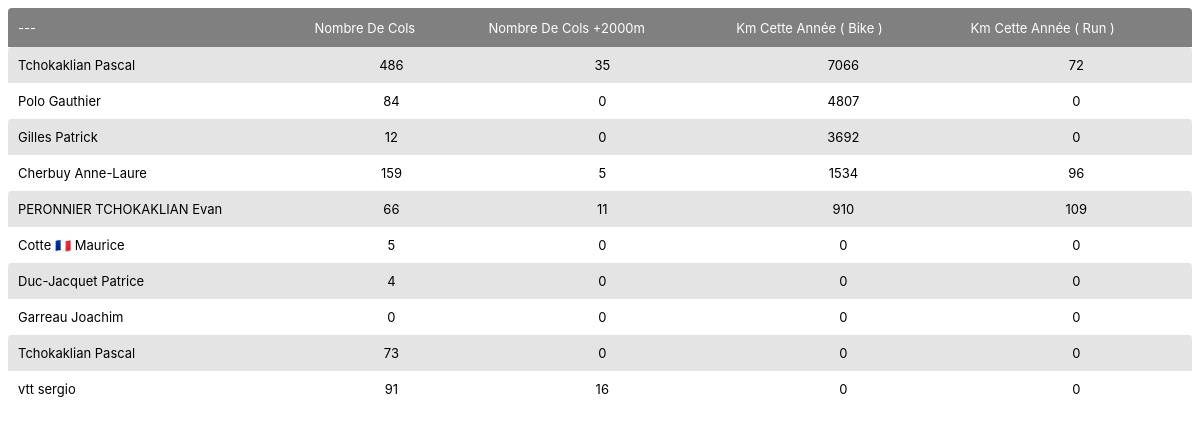
/stat_list/, run on an earlier commit of the app's database.
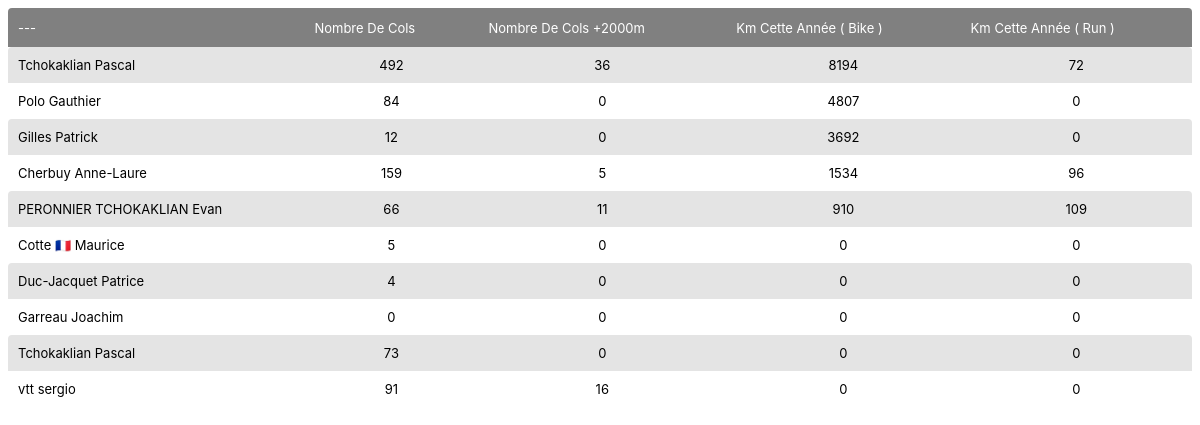
And on a later commit of the database.
### myapp/models.py (models this page shows, shortened)
class User_dashboard(models.Model):
	id = models.IntegerField(auto_created=True,  primary_key=True)
	strava_user_id = models.IntegerField(null=True)
	col_count = models.IntegerField(null=True)
	col2000_count = models.IntegerField(null=True)
	bike_year_km  = models.IntegerField(null=True)
	run_year_km  = models.IntegerField(null=True)
	km4s = models.IntegerField(null=True)
	den4s = models.IntegerField(null=True)
	def get_nom_prenom(self):
		ret = 'Not Found'
		if self.strava_user_id != None:
			all_strava_user=Strava_user.objects.filter(strava_user_id = self.strava_user_id)
			strava_user = all_strava_user[0].strava_user
			authuserlist = User.objects.filter(username=strava_user)
			ret = authuserlist[0].last_name + ' ' + authuserlist[0].first_name
		return ret

class Strava_user(models.Model):
	id = models.IntegerField(auto_created=True,  primary_key=True)
	strava_user_id = models.IntegerField(null=True)
	strava_user = models.CharField(max_length=100, default="-")
	first_name = models.CharField(max_length=100, default="-")
	last_name = models.CharField(max_length=100, default="-")
	token_type = models.CharField(max_length=100, default="-")
	access_token = models.CharField(max_length=100, default="-")
	refresh_token = models.CharField(max_length=100, default="-")
	expire_at = models.IntegerField(null=True)
	city = models.CharField(max_length=50, null=True)
	country = models.CharField(max_length=50, null=True)
	sex = models.CharField(max_length=100, null=True)

### myapp/views.py (the view)
# urls.py: path('stat_list/',StatListView.as_view(), name = 'stat_list'),
class StatListView(MobileTemplateMixin, generic.ListView):
    model = User_dashboard
    context_object_name = 'stat_list'               # your own name for the list as a template
    template_name = "stat_list.html"                # Specify your own template name/location
    def get_queryset(self):
        qsOk = User_dashboard.objects.all().order_by('-bike_year_km')
        return qsOk

### myapp/views.py (called while the page is built)
def is_mobile_user_agent(request):
    ua = getattr(request, "user_agent", None)
    if ua is not None:
        return ua.is_mobile or ua.is_tablet
    ua_string = request.META.get("HTTP_USER_AGENT", "").lower()
    return any(tok in ua_string for tok in ("mobile", "android", "iphone", "ipad", "phone", "blackberry", "windows phone"))

    def is_mobile(self):
        if getattr(self, "force_mobile", False):
            return True
        if self.kwargs.get("force_mobile"):
            return True
        return is_mobile_user_agent(self.request)

    def get_template_names(self):
        names = super().get_template_names()
        if self.is_mobile():
            mobile_names = [self._mobile_template_name(name) for name in names]
            return mobile_names + names
        return names

    def get_context_data(self, **kwargs):
        context = super().get_context_data(**kwargs)
        if self.is_mobile() and getattr(self, "context_object_name", None):
            mobile_key = f"m_{self.context_object_name}"
            context.setdefault(mobile_key, context.get(self.context_object_name))
        return context

### myapp/templates/stat_list.html (shortened to what this page needs)
<!doctype html>
<html lang="en">
<head>
    {% load static %}
    <link rel="stylesheet" href="{% static 'css/grid.css' %}">
</head>
<body>
{% block content %}
  {% if stat_list %}
  <font size="2" face="verdana" >
  <table id = "myTable" width="100%" class="sortable n-last" >
    <thead>
      <tr>
        <th>---</th>
        <th >Nombre de Cols</th>
        <th>Nombre de Cols +2000m</th>
        <th>Km cette année ( bike )</th>
        <th>Km cette année ( run )</th>
      </tr>
    </thead>
    <tbody>
    {% for stat in stat_list %}
      {% if stat.get_nom_prenom != "Not Found" %}
      <tr>
        <td align="left">
          {{stat.get_nom_prenom }}
        </td>
        <td align="center">
          {{stat.col_count }}
        </td>
        <td align="center">
          {{stat.col2000_count }}
        </td>
        <td align="center">
          {{stat.bike_year_km }}
         </td>
        <td align="center">
          {{stat.run_year_km }}
        </td>
      </tr>
    {% endif %}
    {% endfor %}
  </tbody>
  </table>
  </font>
  {% else %}
    <p>There is no Stats in the Database.</p>
  {% endif %}
{% endblock %}
</body>
</html>

### myapp/static/css/grid.css (style rules this page uses)
.sortable thead th:not(.no-sort) { cursor: pointer; }
.sortable thead th:not(.no-sort)::after, .sortable thead th:not(.no-sort)::before { transition: color 0.1s ease-in-out; font-size: 1.2em; color: transparent; }
.sortable thead th:not(.no-sort)::after { margin-left: 3px; content: "▸"; }
.sortable { --stripe-color: #e4e4e4; --th-color: #fff; --th-bg: #808080; --td-color: #000; --td-on-stripe-color: #000; border-spacing: 0; }
.sortable tbody tr:nth-child(odd) { background-color: var(--stripe-color); color: var(--td-on-stripe-color); }
.sortable thead th { background: var(--th-bg); color: var(--th-color); font-weight: normal; text-align: left; text-transform: capitalize; vertical-align: baseline; white-space: nowrap; }
.sortable td { color: var(--td-color); }
.sortable td, .sortable th { padding: 10px; }
.sortable td:first-child, .sortable th:first-child { border-top-left-radius: 4px; }
.sortable td:last-child, .sortable th:last-child { border-top-right-radius: 4px; }
body { font-size: 14px; }
* { box-sizing: border-box; font-family: -apple-system, BlinkMacSystemFont, "Segoe UI", "Roboto", "Oxygen", "Ubuntu", "Cantarell", "Fira Sans", "Droid Sans", "Helvetica Neue", sans-serif; -webkit-font-smoothing: antialiased; -moz-osx-font-smoothing: grayscale; }

What changed in the data, as far as the page shows it:
changed User_dashboard (number 1 of 10 on the later page): col_count "486" → "492"; col2000_count "35" → "36"; bike_year_km "7066" → "8194"
